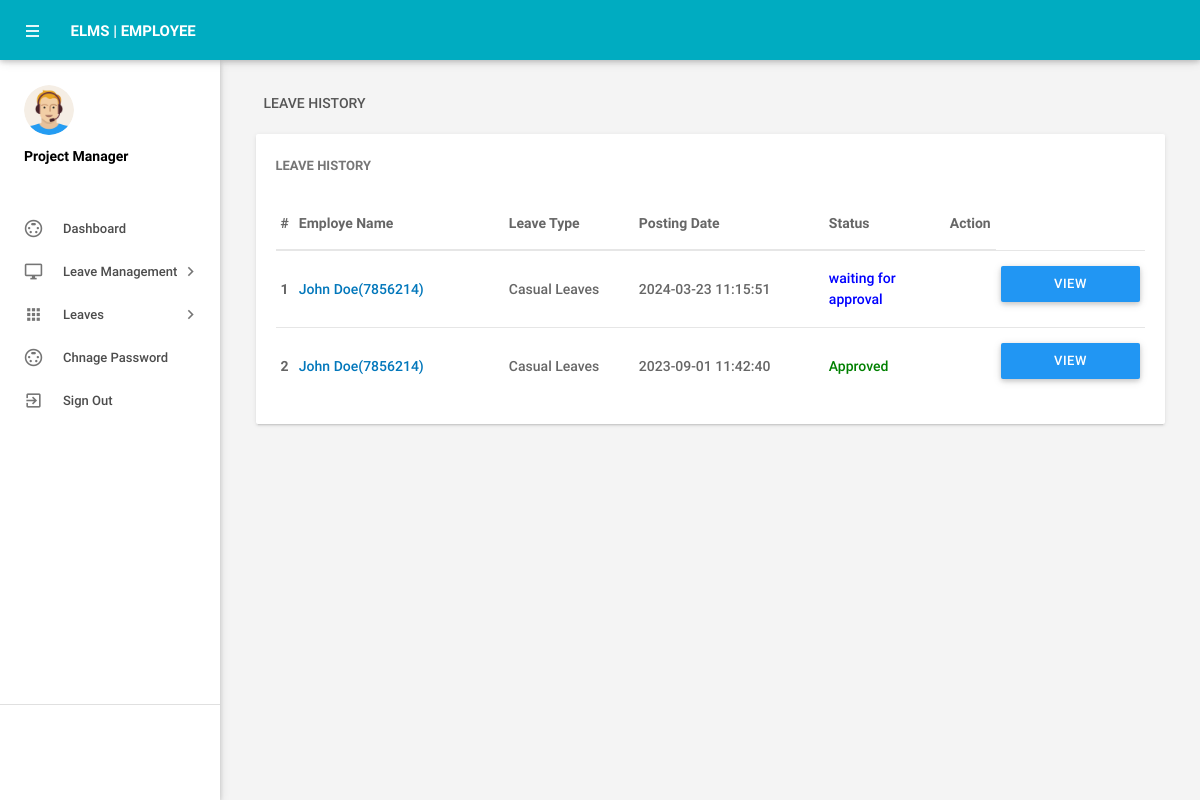
The page /pm/leaves.php (signed in) on the database its author committed.
### tables this page shows
CREATE TABLE `tblleaves` (
  `id` int(11) NOT NULL,
  `LeaveType` varchar(110) DEFAULT NULL,
  `ToDate` varchar(120) DEFAULT NULL,
  `FromDate` varchar(120) DEFAULT NULL,
  `Description` mediumtext DEFAULT NULL,
  `PostingDate` timestamp NULL DEFAULT current_timestamp(),
  `AdminRemark` mediumtext DEFAULT NULL,
  `AdminRemarkDate` varchar(120) DEFAULT NULL,
  `Status` int(1) DEFAULT NULL,
  `IsRead` int(1) DEFAULT NULL,
  `empid` int(11) DEFAULT NULL
);

CREATE TABLE `tblemployees` (
  `id` int(11) NOT NULL,
  `EmpId` varchar(100) NOT NULL,
  `FirstName` varchar(150) DEFAULT NULL,
  `LastName` varchar(150) DEFAULT NULL,
  `EmailId` varchar(200) DEFAULT NULL,
  `Password` varchar(180) DEFAULT NULL,
  `Gender` varchar(100) DEFAULT NULL,
  `Dob` varchar(100) DEFAULT NULL,
  `Department` varchar(255) DEFAULT NULL,
  `Address` varchar(255) DEFAULT NULL,
  `City` varchar(200) DEFAULT NULL,
  `Country` varchar(150) DEFAULT NULL,
  `Phonenumber` char(11) DEFAULT NULL,
  `Status` int(1) DEFAULT NULL,
  `RegDate` timestamp NULL DEFAULT current_timestamp()
);

### pm/leaves.php (the view, shortened to what this page needs)
<?php
include('includes/config.php');
if(strlen($_SESSION['alogin'])==0)
    {
header('location:index.php');
}
else{
 ?>
<!DOCTYPE html>
<html lang="en">
    <head>
        <link type="text/css" rel="stylesheet" href="../assets/plugins/materialize/css/materialize.min.css"/>
        <link href="../assets/plugins/material-preloader/css/materialPreloader.min.css" rel="stylesheet">
        <link href="../assets/plugins/datatables/css/jquery.dataTables.min.css" rel="stylesheet">
                <link href="../assets/plugins/google-code-prettify/prettify.css" rel="stylesheet" type="text/css"/>
        <link href="../assets/css/alpha.min.css" rel="stylesheet" type="text/css"/>
        <link href="../assets/css/custom.css" rel="stylesheet" type="text/css"/>
    </head>
    <body>
       <?php include('includes/header.php');?>
       <?php include('includes/sidebar.php');?>
            <main class="mn-inner">
                <div class="row">
                    <div class="col s12">
                        <div class="page-title">Leave History</div>
                    </div>
                    <div class="col s12 m12 l12">
                        <div class="card">
                            <div class="card-content">
                                <span class="card-title">Leave History</span>
                                <table id="example" class="display responsive-table ">
                                    <thead>
                                        <tr>
                                            <th>#</th>
                                            <th width="200">Employe Name</th>
                                            <th width="120">Leave Type</th>
                                             <th width="180">Posting Date</th>
                                            <th>Status</th>
                                            <th align="center">Action</th>
                                        </tr>
                                    </thead>
                                    <tbody>
<?php $sql = "SELECT tblleaves.id as lid,tblemployees.FirstName,tblemployees.LastName,tblemployees.EmpId,tblemployees.id,tblleaves.LeaveType,tblleaves.PostingDate,tblleaves.Status from tblleaves join tblemployees on tblleaves.empid=tblemployees.id where Department='Engineer' order by lid desc";
$query = $dbh -> prepare($sql);
$query->execute();
$results=$query->fetchAll(PDO::FETCH_OBJ);
$cnt=1;
if($query->rowCount() > 0)
{
foreach($results as $result)
{
      ?>
                                        <tr>
                                            <td> <b><?php echo htmlentities($cnt);?></b></td>
                                              <td><a href="editemployee.php?empid=<?php echo htmlentities($result->id);?>" target="_blank"><?php echo htmlentities($result->FirstName." ".$result->LastName);?>(<?php echo htmlentities($result->EmpId);?>)</a></td>
                                            <td><?php echo htmlentities($result->LeaveType);?></td>
                                            <td><?php echo htmlentities($result->PostingDate);?></td>
                                                                       <td><?php $stats=$result->Status;
if($stats==1){
                                             ?>
                                                 <span style="color: green">Approved</span>
                                                 <?php } if($stats==2)  { ?>
                                                 <?php } if($stats==0)  { ?>
 <span style="color: blue">waiting for approval</span>
 <?php } ?>
                                             </td>
          <td>
           <td><a href="leave-details.php?leaveid=<?php echo htmlentities($result->lid);?>" class="waves-effect waves-light btn blue m-b-xs"  > View Details</a></td>
                                    </tr>
                                         <?php $cnt++;} }?>
                                    </tbody>
                                </table>
                            </div>
                        </div>
                    </div>
                </div>
            </main>
        </div>
        <div class="left-sidebar-hover"></div>
    </body>
</html>
<?php } ?>

### rows shown on the page
tblleaves: tblemployees.FirstName+LastName "John Doe", tblemployees.EmpId "7856214", LeaveType "Casual Leaves", PostingDate "2024-03-23 11:15:51", Status "waiting for approval"
tblleaves: tblemployees.FirstName+LastName "John Doe", tblemployees.EmpId "7856214", LeaveType "Casual Leaves", PostingDate "2023-09-01 11:42:40", Status "Approved"
